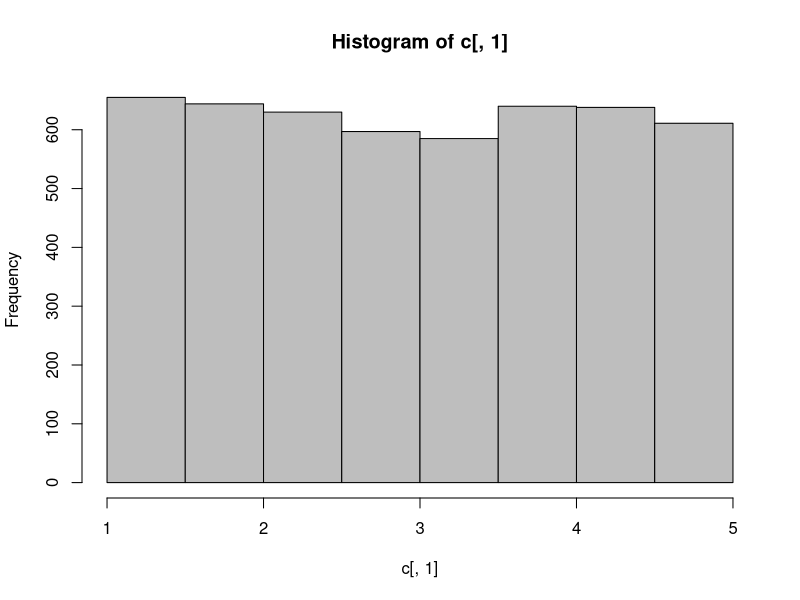
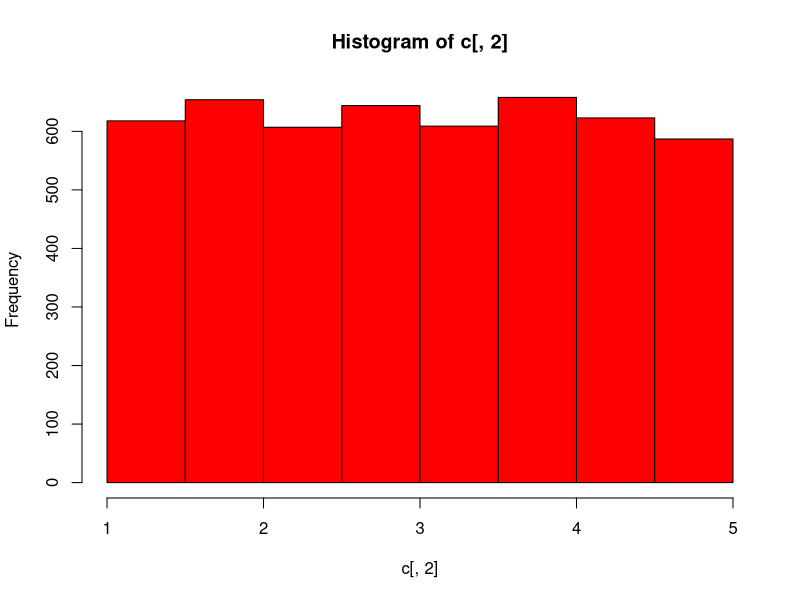
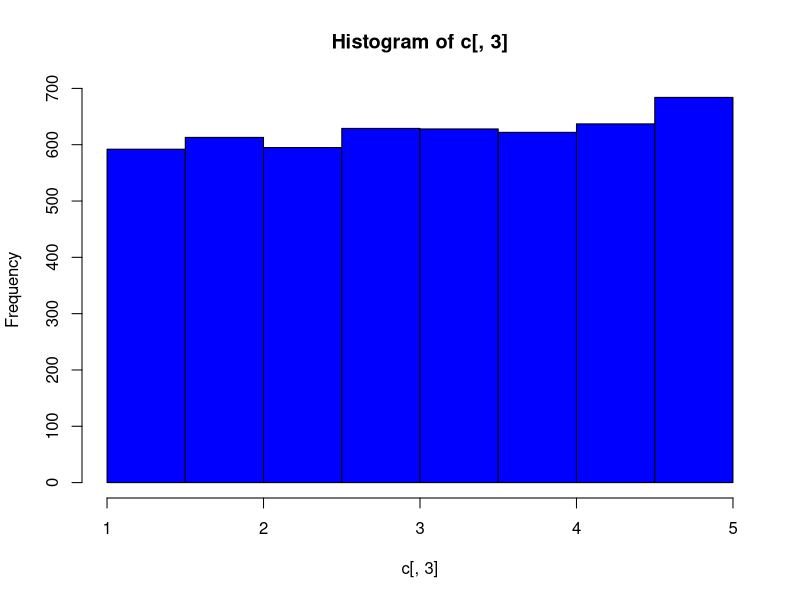
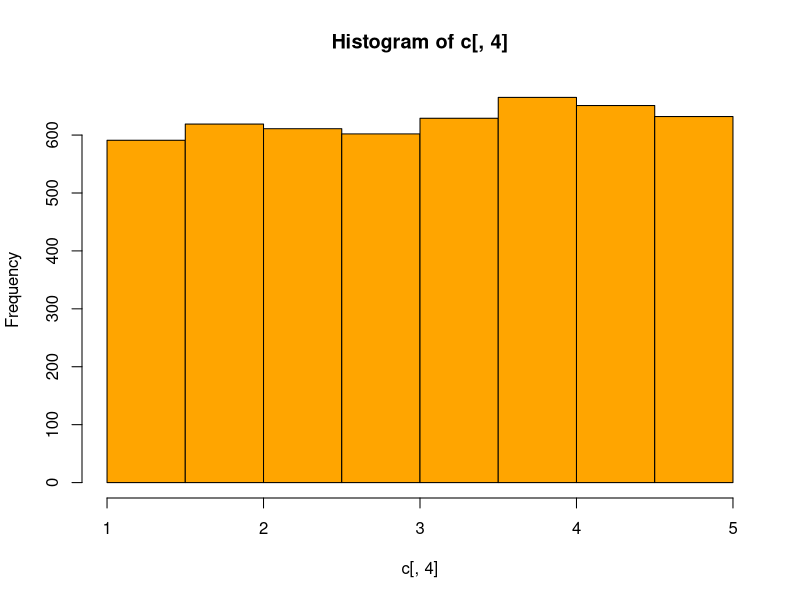
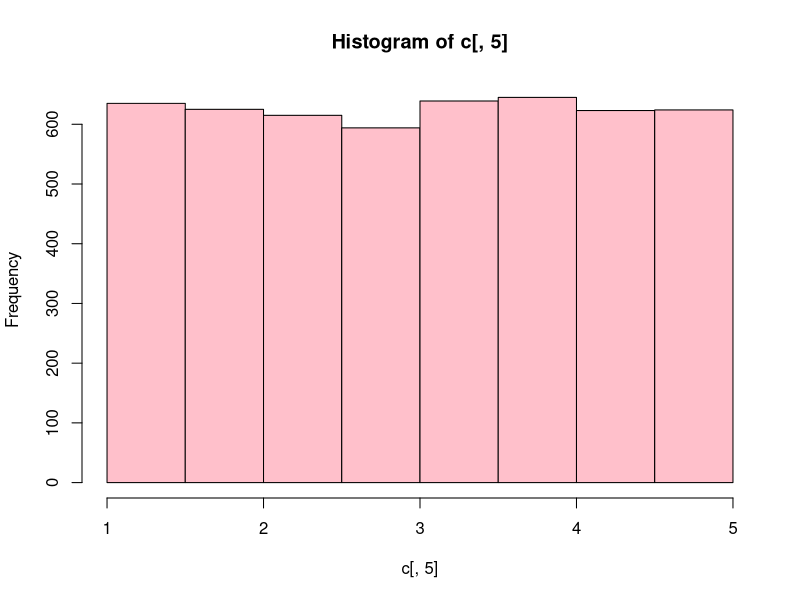
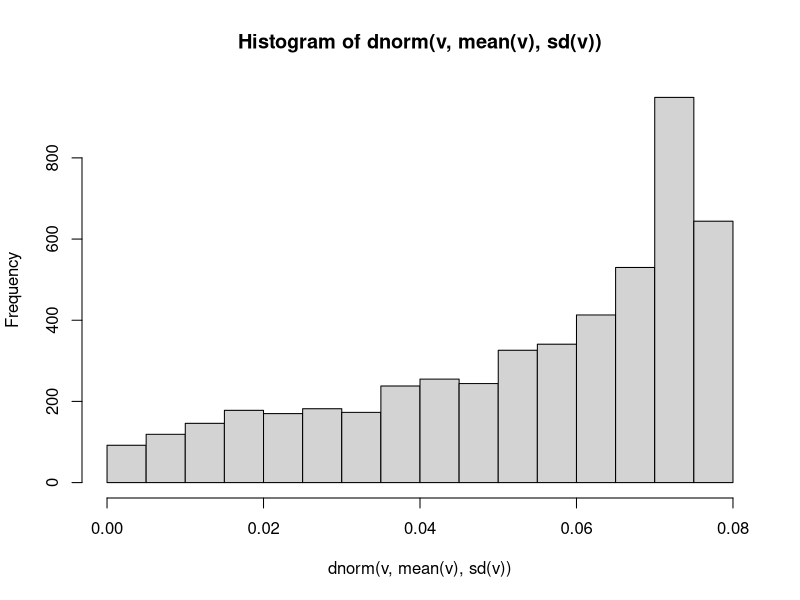

Write R code to recreate these figures, in order.
getwd()
setwd("/Users/saidbouatra/Statistical_software/statist_R_dev_git/StatS_P2")

#   Ejercicio 1: Una técnica operatoria tiene un 4% de complicaciones. 
# ¿Cuál es la probabilidad de que si se realiza la técnica 96 veces haya 2 complicaciones? 

dbinom(2, size = 96 , prob = 0.04) 

# ¿Cuál es la probabilidad de que si se realiza la técnica 101 veces haya más de 4 complicaciones?  

pbinom(4 , size = 101 , prob = 0.04 , lower.tail = FALSE)

# Ejercicio 2: La duración media de la estancia hospitalaria de una enfermedad es de 9 ± 3 días (media y desviación estándar). 
# Suponiendo que se trata de una distribución normal, calcula la probabilidad de que una estancia dure entre 8 y 15 días. 

pnorm(15,9,3) - pnorm(8,9,3)

# Hallar el valor crítico de t para el que el área bajo la cola derecha de la f. de densidad de la variable aleatoria t de Student sea 0.05, para el caso de que la variable aleatoria T tenga 16 grados de libertad (g. l.). Representad gráficamente y comentad.  


qt(0.05 , 16 , lower.tail = FALSE) 

## Sección 2. Teorema Central del Límite.  
# Ejercicio 4  (Demostración):  A. Genera 100,000 valores aleatorios de acuerdo a una distribución uniforme con mínimo 1 y máximo 5.

a <- runif(100000 , min = 1 , max = 5)
options(max.print = 999999) # no es necesario en este caso , pero si tuvieramos que visualizar todos los valores.

c <- matrix(a,ncol = 20)

hist(c[,1],col = "gray")
hist(c[,2],col = "red")
hist(c[,3],col = "blue")
hist(c[,4],col = "orange")
hist(c[,5], col = "pink")

# C. Crea un vector que guarde la suma de los valores por fila. 

v <- apply(c,1,sum)
head(c)
head(v)



#Realiza un histograma con referencia a la distribución normal.
mean(v)
sd(v)
hist(dnorm(v,mean(v),sd(v)))

# diagrama cuantil-cuantil (qq.plot) con referencia a la distribución normal.  
